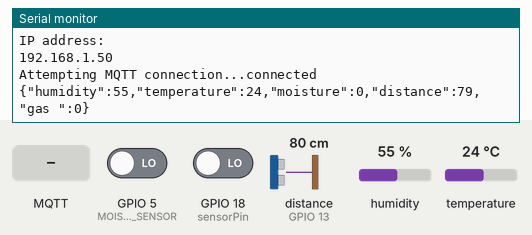
A sketch run on a simulated ESP32. Parts: the last lines printed to the serial monitor. Wiring (inferred from the names in the program): ultrasonic range finder: trigger GPIO 12; echo GPIO 13. The inputs (shaded band) are chosen by the test bench; at power-on: distance to the obstacle (sensor on GPIO 13) 80 cm, humidity 55 %, GPIO 5 (MOISTURE_SENSOR) LOW, GPIO 18 (sensorPin) LOW, temperature 24 °C. The echo pulse lasts 58.3 µs per cm; WiFi joins after 1.5 s; servers stay silent unless stated; no MQTT or app messages arrive unless stated.

Above: at 2.7 s.
2.8 s: MQTT message "1" arrives on the first subscribed topic
At 5.4 s:
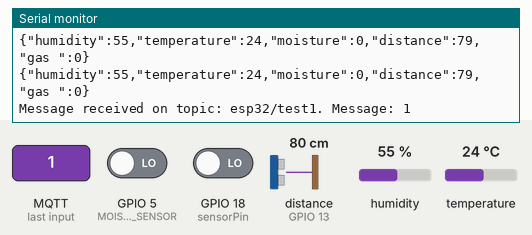
6.1 s: MQTT message "on" arrives on the first subscribed topic
At 7.5 s:
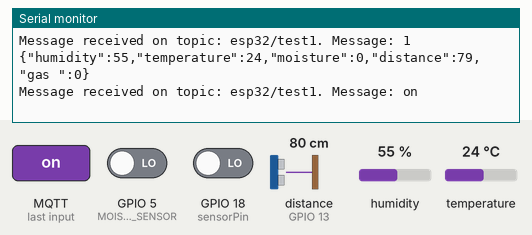
8.1 s: MQTT message "off" arrives on the first subscribed topic
At 9.4 s:
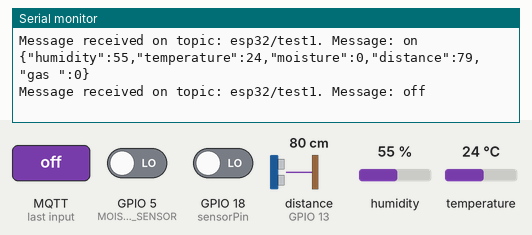
10.1 s: distance to the obstacle (sensor on GPIO 13) set to 2 cm
At 10.8 s:
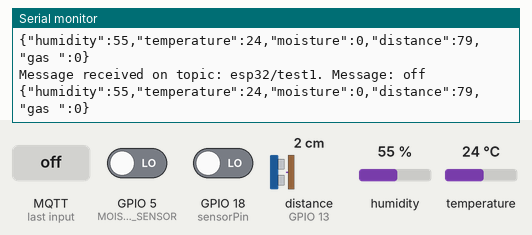
11.6 s: humidity set to 22 %
At 12.5 s:
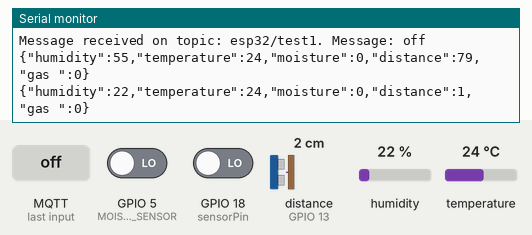
13.1 s: GPIO 5 (MOISTURE_SENSOR) driven HIGH
At 14.9 s:
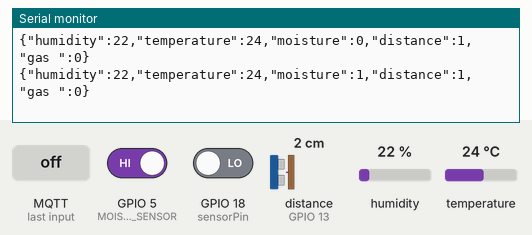

Measured:
- after the input at 2.8 s, the serial monitor: prints a new line after 1.8 s (image 1)
- after the input at 6.1 s, the serial monitor: prints a new line after 0.55 s (image 2)
- after the input at 8.1 s, the serial monitor: prints a new line after 0.58 s (image 3)
- after the input at 11.6 s, the serial monitor: prints a new line after 0.14 s (image 5)
- after the input at 13.1 s, the serial monitor: prints a new line after 0.66 s (image 6)

The sketch:

esp32_4_3_2024_mqtt_humidity_gas_soilmoisture.ino
```cpp
#include <WiFi.h>// enables network connection(local and internet)
#include <PubSubClient.h>// a client library for mqtt messaging//128 bytes size
#include <ArduinoJson.h>// a simple and efficient Json library.it supports serialization,deserialization,messagepack
#include <DHT.h>//provides a simple and easy-to-use interface to read temperature and humidity data from a DHT11 sensor.
#include "MQ135.h"//o provide functions and utilities to easily interface with the MQ-135 sensor module, allowing developers to read data from the sensor and integrate it
#define sensorPin 18 // to define digital pin for gas sensor
#define DHT11PIN  19 //to define data pin for humidity sensor
#define MOISTURE_SENSOR 5  // Analog pin for soil moisture sensor
#define TRIGGER_PIN 12   // Pin for ultrasonic sensor trigger// used to trigger ultrasonic sound pulses
#define ECHO_PIN 13      // Pin for ultrasonic sensor echo// produces a pulse when the reflected signal is received
//DHT dht(DHTPIN, DHTTYPE);
DHT dht(DHT11PIN, DHT11);//DHT:data type representing the DHT sensor module//DHT11:it indicates that a DHT11 sensor is being used
//float humidity;
int soilMoisture;
int distance;

const char* ssid = "realme 6i";//service set identifier and it is wifi network name
const char* password = "98767890";//wifi network password
const char* mqtt_server = "broker.emqx.io";//MQTT broker address
//const char *broker = "broker.emqx.io"; // MQTT Broker address
//const char *topic = "sensor_data"; // MQTT topic to publish sensor data
const char *ClientID = "mqttx_d445d52a";//MQTT Client id
const char *Username = "humi";//MQTT USERNAME
const char *Password = "public1";//MQTT Password
//variable named 'espClient' of type 'WiFiClient'
WiFiClient espClient;//it can be used to create connections, send data, and receive data from remote servers over the network.
PubSubClient client(espClient);//PubSubClient library, which facilitates MQTT communication in Arduino sketches.
// is to initialize an MQTT client object named client, using the espClient object for network communication
void setup_wifi()//begins by initializing the serial communication for debugging purposes using Serial.begin().
{
  delay(10);//10msec delay to print  below  wifi name and connect the wifi
  Serial.println();//print newline
  Serial.print("Connecting to ");
  Serial.println(ssid);// print wifi name

  WiFi.begin(ssid, password);// used to initializes the WiFi library's network settings and provides the current status.

  while (WiFi.status() != WL_CONNECTED)//WL_CONNECTED:when connected to a WiFi network//WiFi.status():Return the connection status
  {
    delay(500);//produce 500 millisec
    Serial.print(".");
  }

  Serial.println("");
  Serial.println("WiFi connected");
  Serial.println("IP address: ");// wifi ip address
  Serial.println(WiFi.localIP());// wifi ip address
}
void callback(char* topic, byte* message, unsigned int length)// it is used to receive the subcribe message
{
  Serial.print("Message received on topic: ");
  Serial.print(topic);// topic: a filter the broker uses in MQTT message deliveries or a matching mechanism between publishers and subscribers
  Serial.print(". Message: ");
  String messageTemp;//declare data type string and variable name is messageTemp

  for (int i = 0; i < length; i++)
  //iterates through each character in the message array, which represents the payload of the incoming MQTT message.
  {
    messageTemp += (char)message[i];//char message[i] is to be stored in messageTemp
  }
  Serial.println(messageTemp);// print the subscribe message
}

void reconnect()// it is used to reconnect the MQTT connection in case it is connection failed.reconnection function help to connect MQTT.
{
  while (!client.connected())//while loop runs if not equal to connect client(MQTT)
  {
    Serial.print("Attempting MQTT connection...");//to print Attempting MQTT connection...
    if (client.connect("mqttx_931d9cf0"))//connected to the respective client id
    {
      Serial.println("connected");// to print connected
      client.subscribe("esp32/test1");//is used to subscribe to a particular topic on a messaging protocol such as MQTT
    }
    //if broker is not connected to clientid goes to else
    else
    {
      Serial.print("failed, rc=");//to print failed,reconnect
      Serial.print(client.state());//returns the current state of the client
      Serial.println(" try again in 5 seconds");
      delay(5000);//to produce 5 sec delay
    }
  }
}
void setup() //it to initialize variables, pin modes, start using libraries, etc. The setup() function will only run once, after each powerup or reset of the Arduino board.
{
  Serial.begin(115200);//initializes serial communication at a baud rate
  setup_wifi();//sets up the Wi-Fi connection on an ESP32
  client.setServer(mqtt_server, 1883);//mqtt server address and port 1883
  client.setCallback(callback);//handling incoming messages in MQTT communication

   dht.begin();//initializes the DHT sensor library and prepares the sensor for reading
  pinMode(MOISTURE_SENSOR, INPUT);//Configures the MOISTURE_SENSOR pin as an input
  pinMode(TRIGGER_PIN, OUTPUT);//Configures the TRIGGER_PIN as an output
  pinMode(ECHO_PIN, INPUT);//Configures the ECHO_PIN as an input
  pinMode(sensorPin, INPUT);//Configures the sensorPin as an input
}

void loop() {
  if (!client.connected())  // Check if MQTT client is not connected
  {
    reconnect();// Attempt to reconnect
  }
  long duration, distance;//Declares two variables duration and distance of type long.
  int sensorValue;//Declares a variable sensorValue of type int
  float humidity = dht.readHumidity();//returns the humidity value (in percentage) measured by the DHT sensor.and stored in a variable humidity of type float
  float temperature = dht.readTemperature();//Declares a variable temperature of type float and initializes it with the temperature reading using the readTemperature() function.

  // Read soil moisture
  soilMoisture = digitalRead(MOISTURE_SENSOR);
  //soilMoisture = ( 100 - ( (soilMoisture/4095.00) * 100 ) );

  // Read distance
  //distance = getDistance();
 // long duration, distance;
  digitalWrite(TRIGGER_PIN, LOW);//sets the TRIGGER_PIN to a LOW state.
  delayMicroseconds(2);
  digitalWrite(TRIGGER_PIN, HIGH);//The TRIGGER_PIN is set to a HIGH state, which triggers the sensor to send out an ultrasonic pulse.
  delayMicroseconds(10);//introduces a short delay of 10 microseconds
  digitalWrite(TRIGGER_PIN, LOW);//The TRIGGER_PIN is set back to a LOW state to stop the transmission of the ultrasonic pulse
  duration = pulseIn(ECHO_PIN, HIGH);//measures the duration (in microseconds) for which the ECHO_PIN (which receives the reflected pulse) remains in a HIGH state.
  distance = duration * 0.034 / 2;//The distance is calculated based on the duration of the pulse.//he distance is calculated as half of the duration multiplied by the speed of sound
 //measure gas
//int sensorValue;
  sensorValue = digitalRead(sensorPin);       // read digital input pin
 // Create JSON object
  StaticJsonDocument<200> jsonDoc;//StaticJsonDocument to store in the stack.staticJsonDocument to recommed for documents smaller than 1KB
  jsonDoc["humidity"] = humidity;//to store humidity values in jsondoc
  jsonDoc["temperature"] = temperature;//to store temperature values in jsondoc
  jsonDoc["moisture"] = soilMoisture;//to store moisture values in jsondoc
  jsonDoc["distance"] = distance;//to store distance values in jsondoc

  jsonDoc["gas "] = sensorValue;//to store gas value values in jsondoc
  // Serialize JSON to string
  String jsonString;// to declare the variable as string data type
  serializeJson(jsonDoc, jsonString);//allows you to insert preformatted chunks of JSON (or MessagePack) in a JsonObject or a JsonArray

  // Print JSON string
  Serial.println(jsonString);

  delay(1000); // Adjust delay according to your needs//1000millisec=1sec
  client.loop();// If MQTT client is connected, continue with other tasks
  // For example, publishing sensor data or subscribing to topics
  client.publish("esp32/test", jsonString.c_str());//connect to a broker, and messages are published to topics.
  delay(1000);//to produce 5sec delay
}
```
